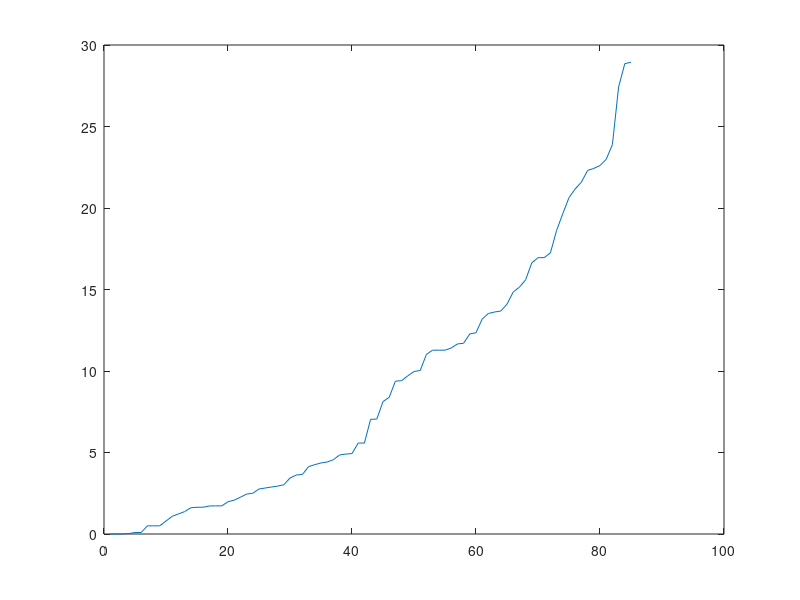

MATLAB code for this plot:
t = [
13.67834204382251
0.027450982579352967
1.7260961656859308
0.09176880427753531
1.084066671643086
1.640948128087075
5.5787685921476395
4.3579170822051765
2.4516511380529664
3.0211242532525375
0.09176880427753531
1.4016404747962952E-7
2.8218679147472585
1.6106282303138642
4.41823901597877
1.3729356579628984
0.7973827256569166
0.005547705044136819
1.7260961656859308
2.075071907352708
2.4991543458980914
11.278691756435592
11.015745127275295
7.052501496206673
7.034950230791765
4.9028612340199516
4.5581782777475155
2.760261374189554
1.640948128087075
0.5020001991009622
2.256205766925973
11.278691756435592
11.700820825945243
9.704435695781058
8.122734012277533
9.374899014563653
8.386154517910995
0.5020001991009622
4.852030686041644
4.935473657155626
2.93771652366172
1.2293663038018394
5.5787685921476395
3.652303160825795
2.881963831904727
3.617659194608791
11.66061132807863
11.409550766821212
10.032869427144874
13.620009083053787
12.347750433161877
4.132173502149385
1.9786852262853927
0.5020001991009622
3.432902620777668
4.25565193274565
1.7202283974582997
1.4016404747962952E-7
11.278691756435592
13.189146305623922
12.275455703609055
9.40659600590152
9.967207804157965
13.527742160706225
14.1024613740517
15.145358611248525
16.956125375683996
15.591701304012986
16.952192367902285
21.17015067907505
22.42872796679012
23.88633848078382
22.305875984213458
22.98915712234259
21.585769030282904
19.654782377659558
28.940896881996537
27.423015788694556
28.85692194888111
22.60820086187698
20.634971630958717
18.622285100403474
16.63476882866246
14.841960212355161
17.24542569609855
];

sort_t = sort(t);
plot(sort_t);

s = size(t, 1)
acum = 0;
%estoy contando los que son menores a 5
for i=1: s
    if(sort_t(i)<5)
        acum = acum +1;
    end
end
acum 
%yo quiero los que son mayores!
probabilidad = (s - acum)/s

